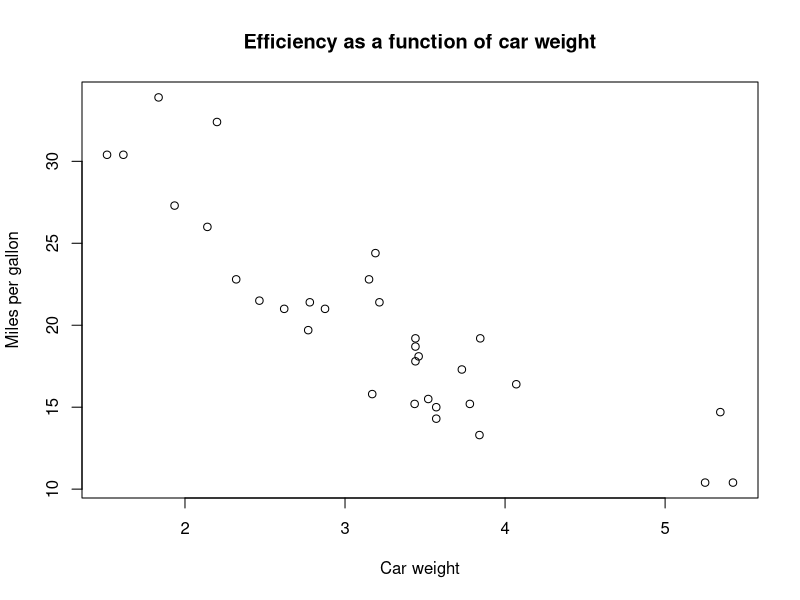
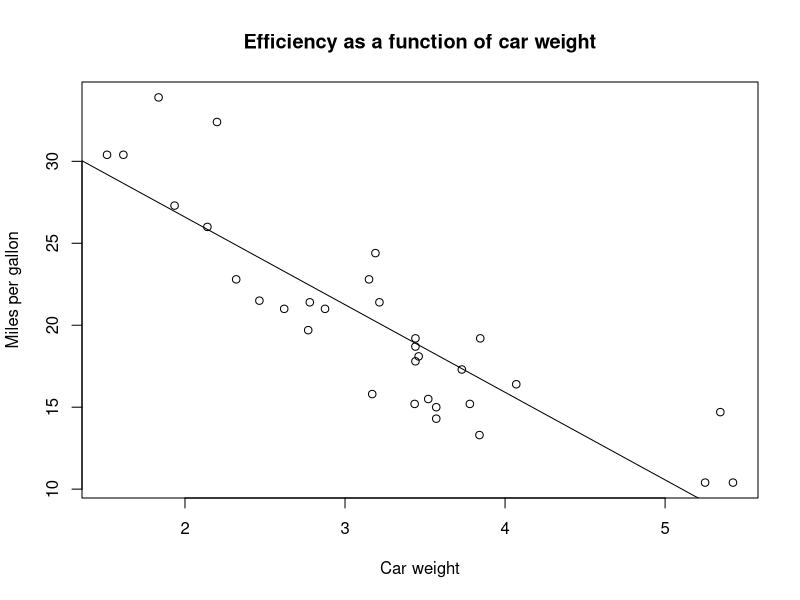

R code for these plots, in order:
## ---- chunk 1
plot(y = mtcars$mpg, x = mtcars$wt,
     main = "Efficiency as a function of car weight",
     ylab = "Miles per gallon", xlab = "Car weight")

# alternative: plot(mpg~wt, data = mtcars)
## ---- chunk 2
fit <- lm(formula = mtcars$mpg ~ mtcars$wt)

# alternative: lm(formula = mpg ~ wt, data = mtcars)

plot(y = mtcars$mpg, x = mtcars$wt,
     main = "Efficiency as a function of car weight",
     ylab = "Miles per gallon", xlab = "Car weight")

# Show fitted line
abline(fit)
## ---- chunk 3
# Get the p-value using `summary()`
summary(fit)
## ---- chunk 4
# To get the p-value of the slope

# This displays the slope and intercept
# along with their p-values 'Pr(>|t|)'
# By default the p-values are two-sided
summary(fit)$coefficients
## ---- chunk 5
# To get goodness of fit
# The model explains '100*r^2' percent of the variance in y
summary(fit)$r.squared
## ---- chunk 6
# Use '+' to add more independent variables (x1,x2,...,xn)
fit_multiple <- lm(mpg~wt+disp,data=mtcars)
summary(fit_multiple)$coefficients
## ---- chunk 7
# Used when comparing means of multiple categories.
# Used for analyzing the results of an experiment with multiple groups.

# Example

light <-
data.frame(experiment=
letters[c(1,1,1,1,1,1,1,1,1,1,1,1,1,1,1,1,1,1,1,1,2,2,2,2,2,2,2,2,2,
2,2,2,2,2,2,2,2,2,2,2,3,3,3,3,3,3,3,3,3,3,3,3,3,3,3,3,3,3,3,3,4,
4,4,4,4,4,4,4,4,4,4,4,4,4,4,4,4,4,4,4,5,5,5,5,5,5,5,5,5,5,5,5,5,
5,5,5,5,5,5,5)],speed=c(85,74,90,107,93,85,95,98,98,88,100,98,93,
65,76,81,100,100,96,96,96,94,96,94,88,80,85,88,90,84,83,79,81,88,
88,83,80,79,76,80,88,88,88,86,72,72,62,86,97,95,88,91,85,87,84,84,
85,84,84,84,89,81,81,82,80,77,76,74,75,76,91,92,89,86,88,72,84,85
,85,78,89,84,78,81,76,81,79,81,82,85,87,87,81,74,81,94,95,80,81,87))

head(light)
## ---- chunk 8
# Null: mean_a = mean_b = mean_c = mean_d = mean_e
# To get the p-value
# Since 0.00311 < 0.05 we reject the null
summary(aov(speed~experiment,data=light))
